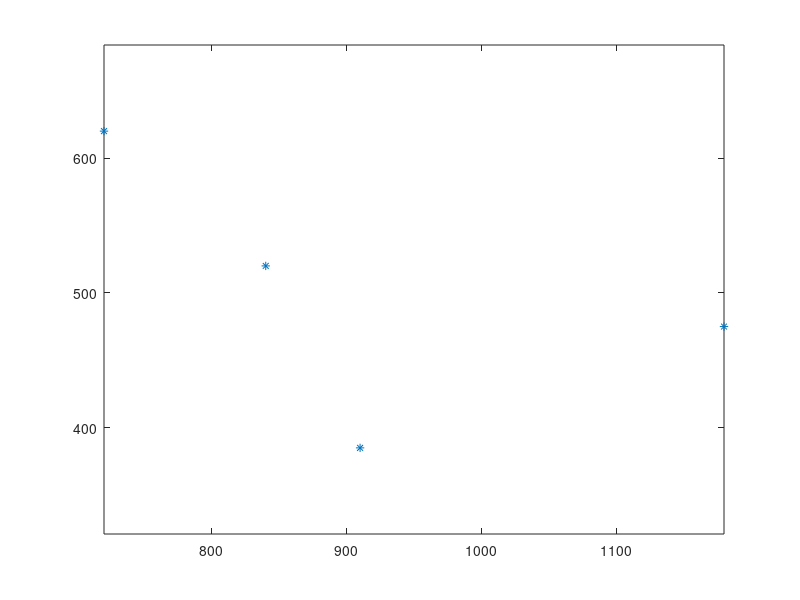

Here is the MATLAB script that generated this plot:
% calculate where the targets should be for the scaled (50%) version

targetlocations = [1400 410;
    720 500;
    480 700;
    860 230;];

screenwidth = 1920;
screenheight = 1080;
scalefactor = 0.5;

scaled(:,1) = (targetlocations(:,1) - screenwidth/2) * scalefactor + screenwidth/2;
scaled(:,2) = (targetlocations(:,2) - screenheight/2) * scalefactor + screenheight/2;

plot(scaled(:,1),scaled(:,2),'*');
axis equal
